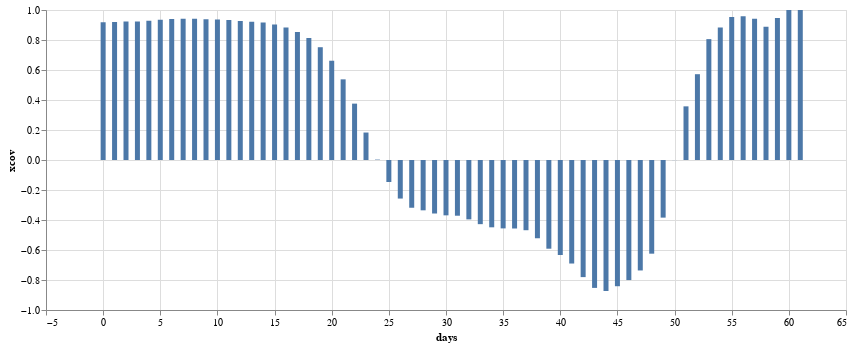

Notebook cell for this chart:
### Code cell
days_num = 65
days = np.arange(days_num)
cfr2 = get_cfr(0)
xcov = [crosscorr(df[c_faelle], df[c_tot], lag=-i) for i in range(days_num)]

source_xcov = pd.DataFrame({
    'days': days,
    'xcov': xcov
})

chart_xcov = alt.Chart(source_xcov).mark_bar().encode(
    x='days',
    y='xcov',
    tooltip=['days', 'xcov']
).properties(width=800)

chart_xcov

### Figure 1 — Vega-Lite specification as saved in the notebook (floating-point values rounded to 4 significant figures)
{"config": {"view": {"continuousWidth": 400, "continuousHeight": 300}}, "data": {"name": "data-8f2ae9b66ea92019aaeecb68aa0a26fa"}, "mark": "bar", "encoding": {"tooltip": [{"type": "quantitative", "field": "days"}, {"type": "quantitative", "field": "xcov"}], "x": {"type": "quantitative", "field": "days"}, "y": {"type": "quantitative", "field": "xcov"}}, "width": 800, "$schema": "https://vega.github.io/schema/vega-lite/v4.8.1.json", "datasets": {"data-8f2ae9b66ea92019aaeecb68aa0a26fa": [{"days": 0, "xcov": 0.9185}, {"days": 1, "xcov": 0.9199}, {"days": 2, "xcov": 0.923}, {"days": 3, "xcov": 0.9241}, {"days": 4, "xcov": 0.9276}, {"days": 5, "xcov": 0.9351}, {"days": 6, "xcov": 0.9408}, {"days": 7, "xcov": 0.9425}, {"days": 8, "xcov": 0.9423}, {"days": 9, "xcov": 0.9389}, {"days": 10, "xcov": 0.9364}, {"days": 11, "xcov": 0.9335}, {"days": 12, "xcov": 0.927}, {"days": 13, "xcov": 0.9221}, {"days": 14, "xcov": 0.9159}, {"days": 15, "xcov": 0.9032}, {"days": 16, "xcov": 0.883}, {"days": 17, "xcov": 0.8534}, {"days": 18, "xcov": 0.8133}, {"days": 19, "xcov": 0.7519}, {"days": 20, "xcov": 0.6618}, {"days": 21, "xcov": 0.5377}, {"days": 22, "xcov": 0.3758}, {"days": 23, "xcov": 0.1831}, {"days": 24, "xcov": 0.002643}, {"days": 25, "xcov": -0.1466}, {"days": 26, "xcov": -0.2571}, {"days": 27, "xcov": -0.3183}, {"days": 28, "xcov": -0.3355}, {"days": 29, "xcov": -0.3567}, {"days": 30, "xcov": -0.369}, {"days": 31, "xcov": -0.3714}, {"days": 32, "xcov": -0.3958}, {"days": 33, "xcov": -0.4277}, {"days": 34, "xcov": -0.4488}, {"days": 35, "xcov": -0.4559}, {"days": 36, "xcov": -0.4566}, {"days": 37, "xcov": -0.4681}, {"days": 38, "xcov": -0.5217}, {"days": 39, "xcov": -0.5914}, {"days": 40, "xcov": -0.6335}, {"days": 41, "xcov": -0.6902}, {"days": 42, "xcov": -0.7807}, {"days": 43, "xcov": -0.8526}, {"days": 44, "xcov": -0.8731}, {"days": 45, "xcov": -0.8415}, {"days": 46, "xcov": -0.8005}, {"days": 47, "xcov": -0.7364}, {"days": 48, "xcov": -0.6245}, {"days": 49, "xcov": -0.3842}, {"days": 50, "xcov": -0.0006436}, {"days": 51, "xcov": 0.3577}, {"days": 52, "xcov": 0.572}, {"days": 53, "xcov": 0.8058}, {"days": 54, "xcov": 0.8837}, {"days": 55, "xcov": 0.9535}, {"days": 56, "xcov": 0.9578}, {"days": 57, "xcov": 0.9409}, {"days": 58, "xcov": 0.8891}, {"days": 59, "xcov": 0.9468}, {"days": 60, "xcov": 0.9994}, {"days": 61, "xcov": 1.0}, {"days": 62, "xcov": null}, {"days": 63, "xcov": null}, {"days": 64, "xcov": null}]}}
